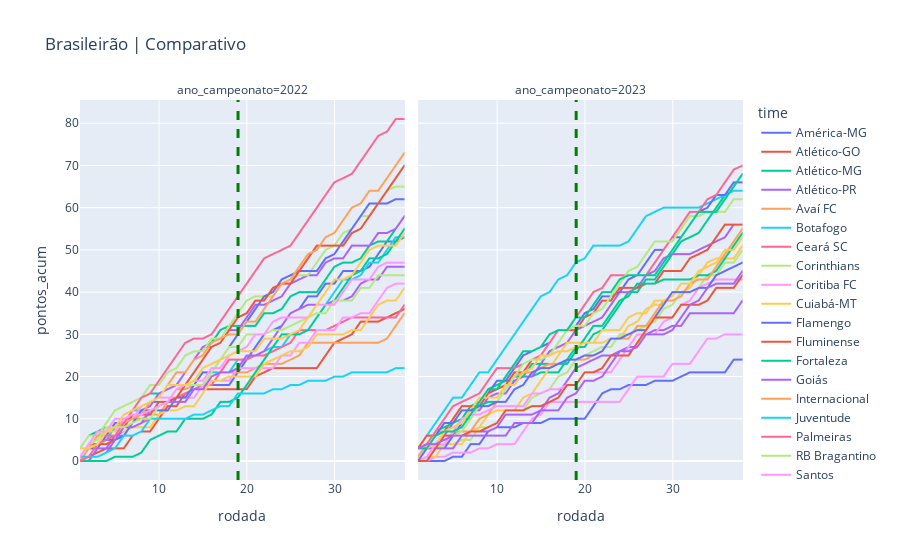

Notebook code cell kept with this figure:
### Markdown cell above
## Evolução por rodada

### Code cell
#Comparativo entre todos os times por temporada
filtro_ano1 = 2022
filtro_ano2 = 2023

plt.figure(figsize = (20,7))
df_ano = df_cumsum.loc[(df_cumsum.ano_campeonato == filtro_ano1) | (df_cumsum.ano_campeonato == filtro_ano2) ]
fig = px.line(df_ano, x ='rodada', y = 'pontos_acum', color = 'time', facet_col= 'ano_campeonato', title = f'Brasileirão | Comparativo')
fig.add_vline(x=19, line_width=3, line_dash="dash", line_color="green")

### Figure 1 — Plotly figure (JSON) as saved in the notebook; plotly's stock layout.template omitted (floating-point values rounded to 4 significant figures)
{"data": [{"hovertemplate": "time=América-MG<br>ano_campeonato=2022<br>rodada=%{x}<br>pontos_acum=%{y}<extra></extra>", "legendgroup": "América-MG", "line": {"color": "#636efa", "dash": "solid"}, "marker": {"symbol": "circle"}, "mode": "lines", "name": "América-MG", "showlegend": true, "type": "scattergl", "x": [1, 2, 3, 4, 5, 6, 7, 8, 9, 10, 11, 12, 13, 14, 15, 16, 17, 18, 19, 20, 21, 22, 23, 24, 25, 26, 27, 28, 29, 30, 31, 32, 33, 34, 35, 36, 37, 38], "xaxis": "x", "y": [0, 3, 3, 6, 9, 9, 10, 11, 14, 14, 14, 15, 15, 15, 18, 18, 18, 18, 21, 24, 27, 30, 31, 32, 35, 36, 39, 39, 42, 42, 45, 45, 45, 46, 49, 52, 52, 53], "yaxis": "y"}, {"hovertemplate": "time=América-MG<br>ano_campeonato=2023<br>rodada=%{x}<br>pontos_acum=%{y}<extra></extra>", "legendgroup": "América-MG", "line": {"color": "#636efa", "dash": "solid"}, "marker": {"symbol": "circle"}, "mode": "lines", "name": "América-MG", "showlegend": false, "type": "scattergl", "x": [1, 2, 3, 4, 5, 6, 7, 8, 9, 10, 11, 12, 13, 14, 15, 16, 17, 18, 19, 20, 21, 22, 23, 24, 25, 26, 27, 28, 29, 30, 31, 32, 33, 34, 35, 36, 37, 38], "xaxis": "x2", "y": [0, 0, 0, 0, 1, 1, 4, 4, 7, 8, 8, 8, 9, 9, 9, 10, 10, 10, 10, 10, 13, 16, 17, 17, 18, 18, 18, 19, 19, 19, 20, 21, 21, 21, 21, 21, 24, 24], "yaxis": "y2"}, {"hovertemplate": "time=Atlético-GO<br>ano_campeonato=2022<br>rodada=%{x}<br>pontos_acum=%{y}<extra></extra>", "legendgroup": "Atlético-GO", "line": {"color": "#EF553B", "dash": "solid"}, "marker": {"symbol": "circle"}, "mode": "lines", "name": "Atlético-GO", "showlegend": true, "type": "scattergl", "x": [1, 2, 3, 4, 5, 6, 7, 8, 9, 10, 11, 12, 13, 14, 15, 16, 17, 18, 19, 20, 21, 22, 23, 24, 25, 26, 27, 28, 29, 30, 31, 32, 33, 34, 35, 36, 37, 38], "xaxis": "x", "y": [1, 1, 2, 3, 3, 3, 6, 7, 7, 10, 13, 13, 16, 17, 17, 17, 17, 17, 17, 17, 20, 21, 22, 22, 22, 22, 22, 22, 25, 28, 29, 30, 33, 33, 33, 34, 35, 36], "yaxis": "y"}, {"hovertemplate": "time=Atlético-MG<br>ano_campeonato=2022<br>rodada=%{x}<br>pontos_acum=%{y}<extra></extra>", "legendgroup": "Atlético-MG", "line": {"color": "#00cc96", "dash": "solid"}, "marker": {"symbol": "circle"}, "mode": "lines", "name": "Atlético-MG", "showlegend": true, "type": "scattergl", "x": [1, 2, 3, 4, 5, 6, 7, 8, 9, 10, 11, 12, 13, 14, 15, 16, 17, 18, 19, 20, 21, 22, 23, 24, 25, 26, 27, 28, 29, 30, 31, 32, 33, 34, 35, 36, 37, 38], "xaxis": "x", "y": [3, 6, 7, 8, 8, 11, 12, 15, 16, 16, 17, 18, 21, 24, 27, 28, 31, 32, 32, 32, 32, 35, 35, 36, 39, 40, 40, 40, 43, 46, 47, 47, 48, 51, 52, 52, 55, 58], "yaxis": "y"}, {"hovertemplate": "time=Atlético-MG<br>ano_campeonato=2023<br>rodada=%{x}<br>pontos_acum=%{y}<extra></extra>", "legendgroup": "Atlético-MG", "line": {"color": "#00cc96", "dash": "solid"}, "marker": {"symbol": "circle"}, "mode": "lines", "name": "Atlético-MG", "showlegend": false, "type": "scattergl", "x": [1, 2, 3, 4, 5, 6, 7, 8, 9, 10, 11, 12, 13, 14, 15, 16, 17, 18, 19, 20, 21, 22, 23, 24, 25, 26, 27, 28, 29, 30, 31, 32, 33, 34, 35, 36, 37, 38], "xaxis": "x2", "y": [0, 1, 4, 4, 7, 10, 13, 14, 17, 18, 19, 19, 20, 20, 21, 21, 21, 24, 27, 27, 30, 31, 34, 37, 40, 40, 43, 43, 46, 49, 52, 53, 54, 57, 60, 63, 66, 66], "yaxis": "y2"}, {"hovertemplate": "time=Atlético-PR<br>ano_campeonato=2022<br>rodada=%{x}<br>pontos_acum=%{y}<extra></extra>", "legendgroup": "Atlético-PR", "line": {"color": "#ab63fa", "dash": "solid"}, "marker": {"symbol": "circle"}, "mode": "lines", "name": "Atlético-PR", "showlegend": true, "type": "scattergl", "x": [1, 2, 3, 4, 5, 6, 7, 8, 9, 10, 11, 12, 13, 14, 15, 16, 17, 18, 19, 20, 21, 22, 23, 24, 25, 26, 27, 28, 29, 30, 31, 32, 33, 34, 35, 36, 37, 38], "xaxis": "x", "y": [0, 0, 3, 3, 6, 6, 9, 12, 13, 16, 17, 18, 21, 24, 27, 27, 28, 31, 31, 34, 37, 37, 38, 39, 42, 43, 44, 44, 47, 48, 48, 51, 51, 51, 54, 54, 55, 58], "yaxis": "y"}, {"hovertemplate": "time=Atlético-PR<br>ano_campeonato=2023<br>rodada=%{x}<br>pontos_acum=%{y}<extra></extra>", "legendgroup": "Atlético-PR", "line": {"color": "#ab63fa", "dash": "solid"}, "marker": {"symbol": "circle"}, "mode": "lines", "name": "Atlético-PR", "showlegend": false, "type": "scattergl", "x": [1, 2, 3, 4, 5, 6, 7, 8, 9, 10, 11, 12, 13, 14, 15, 16, 17, 18, 19, 20, 21, 22, 23, 24, 25, 26, 27, 28, 29, 30, 31, 32, 33, 34, 35, 36, 37, 38], "xaxis": "x2", "y": [3, 3, 3, 6, 9, 12, 12, 12, 15, 16, 16, 19, 20, 20, 23, 26, 27, 28, 31, 32, 33, 34, 37, 40, 40, 41, 44, 45, 48, 49, 49, 49, 50, 51, 52, 53, 56, 56], "yaxis": "y2"}, {"hovertemplate": "time=Avaí FC<br>ano_campeonato=2022<br>rodada=%{x}<br>pontos_acum=%{y}<extra></extra>", "legendgroup": "Avaí FC", "line": {"color": "#FFA15A", "dash": "solid"}, "marker": {"symbol": "circle"}, "mode": "lines", "name": "Avaí FC", "showlegend": true, "type": "scattergl", "x": [1, 2, 3, 4, 5, 6, 7, 8, 9, 10, 11, 12, 13, 14, 15, 16, 17, 18, 19, 20, 21, 22, 23, 24, 25, 26, 27, 28, 29, 30, 31, 32, 33, 34, 35, 36, 37, 38], "xaxis": "x", "y": [3, 3, 6, 7, 10, 10, 10, 10, 11, 11, 14, 17, 17, 18, 18, 18, 21, 21, 21, 21, 22, 23, 23, 23, 24, 25, 28, 28, 28, 28, 28, 28, 28, 28, 28, 29, 32, 35], "yaxis": "y"}, {"hovertemplate": "time=Botafogo<br>ano_campeonato=2022<br>rodada=%{x}<br>pontos_acum=%{y}<extra></extra>", "legendgroup": "Botafogo", "line": {"color": "#19d3f3", "dash": "solid"}, "marker": {"symbol": "circle"}, "mode": "lines", "name": "Botafogo", "showlegend": true, "type": "scattergl", "x": [1, 2, 3, 4, 5, 6, 7, 8, 9, 10, 11, 12, 13, 14, 15, 16, 17, 18, 19, 20, 21, 22, 23, 24, 25, 26, 27, 28, 29, 30, 31, 32, 33, 34, 35, 36, 37, 38], "xaxis": "x", "y": [0, 3, 4, 5, 8, 11, 12, 12, 12, 12, 12, 15, 18, 18, 21, 21, 21, 21, 24, 24, 25, 26, 27, 27, 30, 31, 34, 37, 37, 40, 43, 43, 44, 47, 47, 50, 53, 53], "yaxis": "y"}, {"hovertemplate": "time=Botafogo<br>ano_campeonato=2023<br>rodada=%{x}<br>pontos_acum=%{y}<extra></extra>", "legendgroup": "Botafogo", "line": {"color": "#19d3f3", "dash": "solid"}, "marker": {"symbol": "circle"}, "mode": "lines", "name": "Botafogo", "showlegend": false, "type": "scattergl", "x": [1, 2, 3, 4, 5, 6, 7, 8, 9, 10, 11, 12, 13, 14, 15, 16, 17, 18, 19, 20, 21, 22, 23, 24, 25, 26, 27, 28, 29, 30, 31, 32, 33, 34, 35, 36, 37, 38], "xaxis": "x2", "y": [3, 6, 9, 12, 15, 15, 18, 21, 21, 24, 27, 30, 33, 36, 39, 40, 43, 44, 47, 48, 51, 51, 51, 51, 52, 55, 58, 59, 60, 60, 60, 60, 60, 61, 62, 63, 64, 64], "yaxis": "y2"}, {"hovertemplate": "time=Ceará SC<br>ano_campeonato=2022<br>rodada=%{x}<br>pontos_acum=%{y}<extra></extra>", "legendgroup": "Ceará SC", "line": {"color": "#FF6692", "dash": "solid"}, "marker": {"symbol": "circle"}, "mode": "lines", "name": "Ceará SC", "showlegend": true, "type": "scattergl", "x": [1, 2, 3, 4, 5, 6, 7, 8, 9, 10, 11, 12, 13, 14, 15, 16, 17, 18, 19, 20, 21, 22, 23, 24, 25, 26, 27, 28, 29, 30, 31, 32, 33, 34, 35, 36, 37, 38], "xaxis": "x", "y": [3, 3, 6, 6, 6, 7, 8, 9, 10, 13, 14, 15, 16, 17, 18, 18, 21, 24, 24, 24, 25, 25, 26, 27, 28, 31, 31, 31, 31, 32, 33, 34, 34, 34, 34, 34, 34, 37], "yaxis": "y"}, {"hovertemplate": "time=Corinthians<br>ano_campeonato=2022<br>rodada=%{x}<br>pontos_acum=%{y}<extra></extra>", "legendgroup": "Corinthians", "line": {"color": "#B6E880", "dash": "solid"}, "marker": {"symbol": "circle"}, "mode": "lines", "name": "Corinthians", "showlegend": true, "type": "scattergl", "x": [1, 2, 3, 4, 5, 6, 7, 8, 9, 10, 11, 12, 13, 14, 15, 16, 17, 18, 19, 20, 21, 22, 23, 24, 25, 26, 27, 28, 29, 30, 31, 32, 33, 34, 35, 36, 37, 38], "xaxis": "x", "y": [3, 6, 6, 9, 12, 13, 14, 15, 18, 18, 21, 22, 25, 26, 26, 29, 29, 32, 35, 38, 39, 39, 39, 42, 43, 44, 44, 47, 50, 51, 54, 55, 58, 58, 61, 64, 65, 65], "yaxis": "y"}, {"hovertemplate": "time=Corinthians<br>ano_campeonato=2023<br>rodada=%{x}<br>pontos_acum=%{y}<extra></extra>", "legendgroup": "Corinthians", "line": {"color": "#B6E880", "dash": "solid"}, "marker": {"symbol": "circle"}, "mode": "lines", "name": "Corinthians", "showlegend": false, "type": "scattergl", "x": [1, 2, 3, 4, 5, 6, 7, 8, 9, 10, 11, 12, 13, 14, 15, 16, 17, 18, 19, 20, 21, 22, 23, 24, 25, 26, 27, 28, 29, 30, 31, 32, 33, 34, 35, 36, 37, 38], "xaxis": "x2", "y": [3, 3, 3, 4, 4, 5, 5, 8, 8, 9, 12, 12, 12, 15, 16, 17, 20, 21, 24, 25, 26, 27, 27, 30, 30, 31, 32, 33, 36, 37, 40, 40, 41, 44, 44, 47, 47, 50], "yaxis": "y2"}, {"hovertemplate": "time=Coritiba FC<br>ano_campeonato=2022<br>rodada=%{x}<br>pontos_acum=%{y}<extra></extra>", "legendgroup": "Coritiba FC", "line": {"color": "#FF97FF", "dash": "solid"}, "marker": {"symbol": "circle"}, "mode": "lines", "name": "Coritiba FC", "showlegend": true, "type": "scattergl", "x": [1, 2, 3, 4, 5, 6, 7, 8, 9, 10, 11, 12, 13, 14, 15, 16, 17, 18, 19, 20, 21, 22, 23, 24, 25, 26, 27, 28, 29, 30, 31, 32, 33, 34, 35, 36, 37, 38], "xaxis": "x", "y": [3, 3, 4, 7, 7, 10, 10, 13, 14, 15, 15, 15, 15, 15, 18, 19, 19, 19, 22, 22, 22, 22, 22, 25, 25, 28, 28, 31, 31, 31, 34, 34, 35, 35, 38, 41, 42, 42], "yaxis": "y"}, {"hovertemplate": "time=Coritiba FC<br>ano_campeonato=2023<br>rodada=%{x}<br>pontos_acum=%{y}<extra></extra>", "legendgroup": "Coritiba FC", "line": {"color": "#FF97FF", "dash": "solid"}, "marker": {"symbol": "circle"}, "mode": "lines", "name": "Coritiba FC", "showlegend": false, "type": "scattergl", "x": [1, 2, 3, 4, 5, 6, 7, 8, 9, 10, 11, 12, 13, 14, 15, 16, 17, 18, 19, 20, 21, 22, 23, 24, 25, 26, 27, 28, 29, 30, 31, 32, 33, 34, 35, 36, 37, 38], "xaxis": "x2", "y": [0, 0, 1, 1, 2, 2, 2, 3, 3, 4, 4, 4, 7, 10, 11, 14, 14, 14, 14, 14, 14, 14, 14, 14, 17, 20, 20, 20, 20, 23, 23, 23, 26, 29, 29, 30, 30, 30], "yaxis": "y2"}, {"hovertemplate": "time=Cuiabá-MT<br>ano_campeonato=2022<br>rodada=%{x}<br>pontos_acum=%{y}<extra></extra>", "legendgroup": "Cuiabá-MT", "line": {"color": "#FECB52", "dash": "solid"}, "marker": {"symbol": "circle"}, "mode": "lines", "name": "Cuiabá-MT", "showlegend": true, "type": "scattergl", "x": [1, 2, 3, 4, 5, 6, 7, 8, 9, 10, 11, 12, 13, 14, 15, 16, 17, 18, 19, 20, 21, 22, 23, 24, 25, 26, 27, 28, 29, 30, 31, 32, 33, 34, 35, 36, 37, 38], "xaxis": "x", "y": [3, 3, 6, 7, 7, 7, 8, 8, 8, 11, 12, 12, 13, 13, 16, 19, 19, 20, 20, 20, 20, 23, 24, 25, 26, 26, 27, 30, 30, 30, 30, 31, 31, 34, 37, 38, 38, 41], "yaxis": "y"}, {"hovertemplate": "time=Cuiabá-MT<br>ano_campeonato=2023<br>rodada=%{x}<br>pontos_acum=%{y}<extra></extra>", "legendgroup": "Cuiabá-MT", "line": {"color": "#FECB52", "dash": "solid"}, "marker": {"symbol": "circle"}, "mode": "lines", "name": "Cuiabá-MT", "showlegend": false, "type": "scattergl", "x": [1, 2, 3, 4, 5, 6, 7, 8, 9, 10, 11, 12, 13, 14, 15, 16, 17, 18, 19, 20, 21, 22, 23, 24, 25, 26, 27, 28, 29, 30, 31, 32, 33, 34, 35, 36, 37, 38], "xaxis": "x2", "y": [0, 1, 1, 4, 4, 4, 7, 8, 11, 12, 12, 12, 15, 16, 19, 22, 25, 28, 28, 28, 28, 28, 29, 29, 32, 33, 36, 37, 37, 40, 40, 41, 44, 47, 48, 48, 48, 51], "yaxis": "y2"}, {"hovertemplate": "time=Flamengo<br>ano_campeonato=2022<br>rodada=%{x}<br>pontos_acum=%{y}<extra></extra>", "legendgroup": "Flamengo", "line": {"color": "#636efa", "dash": "solid"}, "marker": {"symbol": "circle"}, "mode": "lines", "name": "Flamengo", "showlegend": true, "type": "scattergl", "x": [1, 2, 3, 4, 5, 6, 7, 8, 9, 10, 11, 12, 13, 14, 15, 16, 17, 18, 19, 20, 21, 22, 23, 24, 25, 26, 27, 28, 29, 30, 31, 32, 33, 34, 35, 36, 37, 38], "xaxis": "x", "y": [1, 4, 4, 5, 5, 6, 9, 12, 12, 12, 12, 15, 15, 18, 21, 21, 24, 27, 30, 33, 36, 39, 40, 43, 44, 45, 45, 45, 48, 49, 52, 55, 58, 61, 61, 61, 62, 62], "yaxis": "y"}, {"hovertemplate": "time=Flamengo<br>ano_campeonato=2023<br>rodada=%{x}<br>pontos_acum=%{y}<extra></extra>", "legendgroup": "Flamengo", "line": {"color": "#636efa", "dash": "solid"}, "marker": {"symbol": "circle"}, "mode": "lines", "name": "Flamengo", "showlegend": false, "type": "scattergl", "x": [1, 2, 3, 4, 5, 6, 7, 8, 9, 10, 11, 12, 13, 14, 15, 16, 17, 18, 19, 20, 21, 22, 23, 24, 25, 26, 27, 28, 29, 30, 31, 32, 33, 34, 35, 36, 37, 38], "xaxis": "x2", "y": [3, 3, 3, 3, 6, 9, 12, 13, 16, 19, 19, 22, 25, 26, 27, 28, 31, 31, 32, 35, 36, 39, 39, 40, 43, 44, 47, 50, 50, 53, 53, 56, 59, 60, 63, 63, 66, 66], "yaxis": "y2"}, {"hovertemplate": "time=Fluminense<br>ano_campeonato=2022<br>rodada=%{x}<br>pontos_acum=%{y}<extra></extra>", "legendgroup": "Fluminense", "line": {"color": "#EF553B", "dash": "solid"}, "marker": {"symbol": "circle"}, "mode": "lines", "name": "Fluminense", "showlegend": true, "type": "scattergl", "x": [1, 2, 3, 4, 5, 6, 7, 8, 9, 10, 11, 12, 13, 14, 15, 16, 17, 18, 19, 20, 21, 22, 23, 24, 25, 26, 27, 28, 29, 30, 31, 32, 33, 34, 35, 36, 37, 38], "xaxis": "x", "y": [1, 4, 4, 4, 5, 8, 11, 11, 11, 14, 14, 15, 18, 21, 24, 27, 28, 31, 34, 35, 38, 38, 41, 42, 42, 45, 48, 51, 51, 51, 51, 54, 55, 58, 61, 64, 67, 70], "yaxis": "y"}, {"hovertemplate": "time=Fluminense<br>ano_campeonato=2023<br>rodada=%{x}<br>pontos_acum=%{y}<extra></extra>", "legendgroup": "Fluminense", "line": {"color": "#EF553B", "dash": "solid"}, "marker": {"symbol": "circle"}, "mode": "lines", "name": "Fluminense", "showlegend": false, "type": "scattergl", "x": [1, 2, 3, 4, 5, 6, 7, 8, 9, 10, 11, 12, 13, 14, 15, 16, 17, 18, 19, 20, 21, 22, 23, 24, 25, 26, 27, 28, 29, 30, 31, 32, 33, 34, 35, 36, 37, 38], "xaxis": "x2", "y": [3, 6, 6, 7, 10, 13, 13, 13, 16, 17, 18, 21, 21, 24, 25, 25, 28, 31, 31, 34, 35, 38, 38, 41, 41, 41, 42, 42, 45, 45, 45, 48, 49, 50, 53, 56, 56, 56], "yaxis": "y2"}, {"hovertemplate": "time=Fortaleza<br>ano_campeonato=2022<br>rodada=%{x}<br>pontos_acum=%{y}<extra></extra>", "legendgroup": "Fortaleza", "line": {"color": "#00cc96", "dash": "solid"}, "marker": {"symbol": "circle"}, "mode": "lines", "name": "Fortaleza", "showlegend": true, "type": "scattergl", "x": [1, 2, 3, 4, 5, 6, 7, 8, 9, 10, 11, 12, 13, 14, 15, 16, 17, 18, 19, 20, 21, 22, 23, 24, 25, 26, 27, 28, 29, 30, 31, 32, 33, 34, 35, 36, 37, 38], "xaxis": "x", "y": [0, 0, 0, 0, 1, 1, 1, 2, 5, 6, 7, 7, 10, 10, 10, 11, 14, 14, 15, 18, 21, 24, 27, 30, 30, 30, 31, 34, 37, 38, 41, 44, 45, 48, 48, 49, 52, 55], "yaxis": "y"}, {"hovertemplate": "time=Fortaleza<br>ano_campeonato=2023<br>rodada=%{x}<br>pontos_acum=%{y}<extra></extra>", "legendgroup": "Fortaleza", "line": {"color": "#00cc96", "dash": "solid"}, "marker": {"symbol": "circle"}, "mode": "lines", "name": "Fortaleza", "showlegend": false, "type": "scattergl", "x": [1, 2, 3, 4, 5, 6, 7, 8, 9, 10, 11, 12, 13, 14, 15, 16, 17, 18, 19, 20, 21, 22, 23, 24, 25, 26, 27, 28, 29, 30, 31, 32, 33, 34, 35, 36, 37, 38], "xaxis": "x2", "y": [1, 4, 7, 8, 9, 10, 10, 13, 14, 14, 17, 20, 20, 23, 23, 23, 23, 23, 26, 29, 32, 32, 35, 38, 39, 42, 42, 42, 43, 43, 43, 43, 44, 44, 45, 48, 51, 54], "yaxis": "y2"}, {"hovertemplate": "time=Goiás<br>ano_campeonato=2022<br>rodada=%{x}<br>pontos_acum=%{y}<extra></extra>", "legendgroup": "Goiás", "line": {"color": "#ab63fa", "dash": "solid"}, "marker": {"symbol": "circle"}, "mode": "lines", "name": "Goiás", "showlegend": true, "type": "scattergl", "x": [1, 2, 3, 4, 5, 6, 7, 8, 9, 10, 11, 12, 13, 14, 15, 16, 17, 18, 19, 20, 21, 22, 23, 24, 25, 26, 27, 28, 29, 30, 31, 32, 33, 34, 35, 36, 37, 38], "xaxis": "x", "y": [0, 1, 1, 2, 5, 8, 8, 9, 12, 13, 14, 14, 14, 17, 17, 20, 21, 21, 22, 25, 25, 26, 29, 32, 35, 36, 37, 37, 37, 38, 38, 39, 42, 43, 43, 46, 46, 46], "yaxis": "y"}, {"hovertemplate": "time=Goiás<br>ano_campeonato=2023<br>rodada=%{x}<br>pontos_acum=%{y}<extra></extra>", "legendgroup": "Goiás", "line": {"color": "#ab63fa", "dash": "solid"}, "marker": {"symbol": "circle"}, "mode": "lines", "name": "Goiás", "showlegend": false, "type": "scattergl", "x": [1, 2, 3, 4, 5, 6, 7, 8, 9, 10, 11, 12, 13, 14, 15, 16, 17, 18, 19, 20, 21, 22, 23, 24, 25, 26, 27, 28, 29, 30, 31, 32, 33, 34, 35, 36, 37, 38], "xaxis": "x2", "y": [0, 3, 3, 3, 3, 6, 7, 7, 7, 8, 11, 11, 11, 11, 12, 15, 16, 19, 22, 23, 24, 25, 25, 26, 27, 27, 30, 31, 31, 32, 32, 35, 35, 35, 35, 35, 35, 38], "yaxis": "y2"}, {"hovertemplate": "time=Internacional<br>ano_campeonato=2022<br>rodada=%{x}<br>pontos_acum=%{y}<extra></extra>", "legendgroup": "Internacional", "line": {"color": "#FFA15A", "dash": "solid"}, "marker": {"symbol": "circle"}, "mode": "lines", "name": "Internacional", "showlegend": true, "type": "scattergl", "x": [1, 2, 3, 4, 5, 6, 7, 8, 9, 10, 11, 12, 13, 14, 15, 16, 17, 18, 19, 20, 21, 22, 23, 24, 25, 26, 27, 28, 29, 30, 31, 32, 33, 34, 35, 36, 37, 38], "xaxis": "x", "y": [0, 3, 6, 7, 8, 9, 10, 11, 14, 15, 18, 21, 21, 24, 25, 28, 29, 30, 30, 33, 33, 36, 39, 42, 43, 46, 49, 50, 53, 54, 57, 60, 61, 64, 64, 67, 70, 73], "yaxis": "y"}, {"hovertemplate": "time=Internacional<br>ano_campeonato=2023<br>rodada=%{x}<br>pontos_acum=%{y}<extra></extra>", "legendgroup": "Internacional", "line": {"color": "#FFA15A", "dash": "solid"}, "marker": {"symbol": "circle"}, "mode": "lines", "name": "Internacional", "showlegend": false, "type": "scattergl", "x": [1, 2, 3, 4, 5, 6, 7, 8, 9, 10, 11, 12, 13, 14, 15, 16, 17, 18, 19, 20, 21, 22, 23, 24, 25, 26, 27, 28, 29, 30, 31, 32, 33, 34, 35, 36, 37, 38], "xaxis": "x2", "y": [1, 4, 7, 7, 7, 7, 7, 10, 11, 14, 17, 20, 21, 21, 22, 23, 23, 24, 24, 24, 25, 26, 29, 29, 29, 32, 32, 35, 38, 38, 39, 42, 43, 43, 46, 49, 52, 55], "yaxis": "y2"}, {"hovertemplate": "time=Juventude<br>ano_campeonato=2022<br>rodada=%{x}<br>pontos_acum=%{y}<extra></extra>", "legendgroup": "Juventude", "line": {"color": "#19d3f3", "dash": "solid"}, "marker": {"symbol": "circle"}, "mode": "lines", "name": "Juventude", "showlegend": true, "type": "scattergl", "x": [1, 2, 3, 4, 5, 6, 7, 8, 9, 10, 11, 12, 13, 14, 15, 16, 17, 18, 19, 20, 21, 22, 23, 24, 25, 26, 27, 28, 29, 30, 31, 32, 33, 34, 35, 36, 37, 38], "xaxis": "x", "y": [1, 1, 1, 2, 3, 6, 6, 7, 10, 10, 10, 10, 10, 11, 11, 12, 13, 13, 16, 16, 16, 16, 17, 17, 18, 18, 19, 19, 19, 20, 20, 21, 21, 21, 21, 21, 22, 22], "yaxis": "y"}, {"hovertemplate": "time=Palmeiras<br>ano_campeonato=2022<br>rodada=%{x}<br>pontos_acum=%{y}<extra></extra>", "legendgroup": "Palmeiras", "line": {"color": "#FF6692", "dash": "solid"}, "marker": {"symbol": "circle"}, "mode": "lines", "name": "Palmeiras", "showlegend": true, "type": "scattergl", "x": [1, 2, 3, 4, 5, 6, 7, 8, 9, 10, 11, 12, 13, 14, 15, 16, 17, 18, 19, 20, 21, 22, 23, 24, 25, 26, 27, 28, 29, 30, 31, 32, 33, 34, 35, 36, 37, 38], "xaxis": "x", "y": [0, 1, 4, 5, 6, 9, 12, 15, 16, 19, 22, 25, 28, 29, 29, 30, 33, 36, 39, 42, 45, 48, 49, 50, 51, 54, 57, 60, 63, 66, 67, 68, 71, 74, 77, 78, 81, 81], "yaxis": "y"}, {"hovertemplate": "time=Palmeiras<br>ano_campeonato=2023<br>rodada=%{x}<br>pontos_acum=%{y}<extra></extra>", "legendgroup": "Palmeiras", "line": {"color": "#FF6692", "dash": "solid"}, "marker": {"symbol": "circle"}, "mode": "lines", "name": "Palmeiras", "showlegend": false, "type": "scattergl", "x": [1, 2, 3, 4, 5, 6, 7, 8, 9, 10, 11, 12, 13, 14, 15, 16, 17, 18, 19, 20, 21, 22, 23, 24, 25, 26, 27, 28, 29, 30, 31, 32, 33, 34, 35, 36, 37, 38], "xaxis": "x2", "y": [3, 4, 7, 10, 13, 14, 15, 16, 19, 22, 22, 22, 23, 24, 25, 28, 31, 31, 34, 37, 40, 41, 44, 44, 44, 44, 44, 47, 50, 53, 56, 59, 59, 62, 63, 66, 69, 70], "yaxis": "y2"}, {"hovertemplate": "time=RB Bragantino<br>ano_campeonato=2022<br>rodada=%{x}<br>pontos_acum=%{y}<extra></extra>", "legendgroup": "RB Bragantino", "line": {"color": "#B6E880", "dash": "solid"}, "marker": {"symbol": "circle"}, "mode": "lines", "name": "RB Bragantino", "showlegend": true, "type": "scattergl", "x": [1, 2, 3, 4, 5, 6, 7, 8, 9, 10, 11, 12, 13, 14, 15, 16, 17, 18, 19, 20, 21, 22, 23, 24, 25, 26, 27, 28, 29, 30, 31, 32, 33, 34, 35, 36, 37, 38], "xaxis": "x", "y": [1, 4, 5, 8, 8, 8, 9, 10, 10, 13, 14, 17, 18, 18, 18, 21, 24, 27, 27, 30, 30, 30, 31, 31, 32, 33, 34, 35, 35, 38, 38, 38, 41, 41, 44, 44, 44, 44], "yaxis": "y"}, {"hovertemplate": "time=RB Bragantino<br>ano_campeonato=2023<br>rodada=%{x}<br>pontos_acum=%{y}<extra></extra>", "legendgroup": "RB Bragantino", "line": {"color": "#B6E880", "dash": "solid"}, "marker": {"symbol": "circle"}, "mode": "lines", "name": "RB Bragantino", "showlegend": false, "type": "scattergl", "x": [1, 2, 3, 4, 5, 6, 7, 8, 9, 10, 11, 12, 13, 14, 15, 16, 17, 18, 19, 20, 21, 22, 23, 24, 25, 26, 27, 28, 29, 30, 31, 32, 33, 34, 35, 36, 37, 38], "xaxis": "x2", "y": [3, 4, 4, 5, 6, 7, 10, 13, 13, 14, 17, 20, 23, 24, 24, 25, 28, 31, 32, 32, 35, 36, 39, 42, 45, 46, 49, 52, 52, 52, 55, 58, 58, 59, 59, 59, 62, 62], "yaxis": "y2"}, {"hovertemplate": "time=Santos<br>ano_campeonato=2022<br>rodada=%{x}<br>pontos_acum=%{y}<extra></extra>", "legendgroup": "Santos", "line": {"color": "#FF97FF", "dash": "solid"}, "marker": {"symbol": "circle"}, "mode": "lines", "name": "Santos", "showlegend": true, "type": "scattergl", "x": [1, 2, 3, 4, 5, 6, 7, 8, 9, 10, 11, 12, 13, 14, 15, 16, 17, 18, 19, 20, 21, 22, 23, 24, 25, 26, 27, 28, 29, 30, 31, 32, 33, 34, 35, 36, 37, 38], "xaxis": "x", "y": [1, 4, 7, 7, 10, 10, 11, 11, 12, 13, 14, 17, 18, 19, 19, 22, 22, 25, 26, 27, 30, 30, 33, 34, 34, 34, 34, 37, 37, 37, 40, 43, 43, 43, 46, 47, 47, 47], "yaxis": "y"}, {"hovertemplate": "time=Santos<br>ano_campeonato=2023<br>rodada=%{x}<br>pontos_acum=%{y}<extra></extra>", "legendgroup": "Santos", "line": {"color": "#FF97FF", "dash": "solid"}, "marker": {"symbol": "circle"}, "mode": "lines", "name": "Santos", "showlegend": false, "type": "scattergl", "x": [1, 2, 3, 4, 5, 6, 7, 8, 9, 10, 11, 12, 13, 14, 15, 16, 17, 18, 19, 20, 21, 22, 23, 24, 25, 26, 27, 28, 29, 30, 31, 32, 33, 34, 35, 36, 37, 38], "xaxis": "x2", "y": [0, 1, 4, 4, 7, 10, 11, 11, 12, 13, 13, 13, 13, 16, 16, 17, 17, 18, 18, 21, 21, 21, 21, 24, 27, 30, 30, 30, 33, 34, 37, 38, 41, 42, 43, 43, 43, 43], "yaxis": "y2"}, {"hovertemplate": "time=São Paulo<br>ano_campeonato=2022<br>rodada=%{x}<br>pontos_acum=%{y}<extra></extra>", "legendgroup": "São Paulo", "line": {"color": "#FECB52", "dash": "solid"}, "marker": {"symbol": "circle"}, "mode": "lines", "name": "São Paulo", "showlegend": true, "type": "scattergl", "x": [1, 2, 3, 4, 5, 6, 7, 8, 9, 10, 11, 12, 13, 14, 15, 16, 17, 18, 19, 20, 21, 22, 23, 24, 25, 26, 27, 28, 29, 30, 31, 32, 33, 34, 35, 36, 37, 38], "xaxis": "x", "y": [3, 3, 4, 7, 8, 11, 12, 13, 14, 15, 18, 18, 18, 19, 22, 23, 24, 25, 26, 26, 26, 29, 29, 29, 30, 31, 34, 37, 40, 43, 43, 44, 47, 50, 51, 51, 51, 54], "yaxis": "y"}, {"hovertemplate": "time=São Paulo<br>ano_campeonato=2023<br>rodada=%{x}<br>pontos_acum=%{y}<extra></extra>", "legendgroup": "São Paulo", "line": {"color": "#FECB52", "dash": "solid"}, "marker": {"symbol": "circle"}, "mode": "lines", "name": "São Paulo", "showlegend": false, "type": "scattergl", "x": [1, 2, 3, 4, 5, 6, 7, 8, 9, 10, 11, 12, 13, 14, 15, 16, 17, 18, 19, 20, 21, 22, 23, 24, 25, 26, 27, 28, 29, 30, 31, 32, 33, 34, 35, 36, 37, 38], "xaxis": "x2", "y": [0, 3, 4, 7, 8, 9, 12, 15, 15, 15, 18, 18, 21, 22, 25, 25, 26, 26, 27, 28, 28, 31, 31, 31, 34, 35, 35, 38, 38, 39, 42, 42, 45, 46, 47, 50, 50, 53], "yaxis": "y2"}, {"hovertemplate": "time=Cruzeiro<br>ano_campeonato=2023<br>rodada=%{x}<br>pontos_acum=%{y}<extra></extra>", "legendgroup": "Cruzeiro", "line": {"color": "#636efa", "dash": "solid"}, "marker": {"symbol": "circle"}, "mode": "lines", "name": "Cruzeiro", "showlegend": true, "type": "scattergl", "x": [1, 2, 3, 4, 5, 6, 7, 8, 9, 10, 11, 12, 13, 14, 15, 16, 17, 18, 19, 20, 21, 22, 23, 24, 25, 26, 27, 28, 29, 30, 31, 32, 33, 34, 35, 36, 37, 38], "xaxis": "x2", "y": [0, 3, 6, 9, 9, 12, 12, 13, 13, 14, 14, 17, 18, 21, 22, 22, 23, 24, 24, 25, 25, 26, 29, 29, 30, 31, 31, 34, 37, 40, 40, 40, 41, 41, 44, 45, 46, 47], "yaxis": "y2"}, {"hovertemplate": "time=EC Bahia<br>ano_campeonato=2023<br>rodada=%{x}<br>pontos_acum=%{y}<extra></extra>", "legendgroup": "EC Bahia", "line": {"color": "#EF553B", "dash": "solid"}, "marker": {"symbol": "circle"}, "mode": "lines", "name": "EC Bahia", "showlegend": true, "type": "scattergl", "x": [1, 2, 3, 4, 5, 6, 7, 8, 9, 10, 11, 12, 13, 14, 15, 16, 17, 18, 19, 20, 21, 22, 23, 24, 25, 26, 27, 28, 29, 30, 31, 32, 33, 34, 35, 36, 37, 38], "xaxis": "x2", "y": [0, 0, 3, 6, 6, 6, 7, 7, 8, 9, 12, 12, 12, 13, 13, 14, 15, 18, 18, 21, 21, 22, 25, 25, 25, 28, 31, 34, 34, 34, 37, 37, 37, 38, 41, 41, 41, 44], "yaxis": "y2"}, {"hovertemplate": "time=Grêmio<br>ano_campeonato=2023<br>rodada=%{x}<br>pontos_acum=%{y}<extra></extra>", "legendgroup": "Grêmio", "line": {"color": "#00cc96", "dash": "solid"}, "marker": {"symbol": "circle"}, "mode": "lines", "name": "Grêmio", "showlegend": true, "type": "scattergl", "x": [1, 2, 3, 4, 5, 6, 7, 8, 9, 10, 11, 12, 13, 14, 15, 16, 17, 18, 19, 20, 21, 22, 23, 24, 25, 26, 27, 28, 29, 30, 31, 32, 33, 34, 35, 36, 37, 38], "xaxis": "x2", "y": [3, 3, 6, 7, 7, 8, 11, 14, 17, 17, 20, 23, 26, 26, 27, 30, 31, 31, 34, 34, 37, 40, 40, 43, 44, 44, 44, 44, 47, 50, 53, 56, 59, 59, 59, 62, 65, 68], "yaxis": "y2"}, {"hovertemplate": "time=Vasco da Gama<br>ano_campeonato=2023<br>rodada=%{x}<br>pontos_acum=%{y}<extra></extra>", "legendgroup": "Vasco da Gama", "line": {"color": "#ab63fa", "dash": "solid"}, "marker": {"symbol": "circle"}, "mode": "lines", "name": "Vasco da Gama", "showlegend": true, "type": "scattergl", "x": [1, 2, 3, 4, 5, 6, 7, 8, 9, 10, 11, 12, 13, 14, 15, 16, 17, 18, 19, 20, 21, 22, 23, 24, 25, 26, 27, 28, 29, 30, 31, 32, 33, 34, 35, 36, 37, 38], "xaxis": "x2", "y": [3, 4, 4, 5, 6, 6, 6, 6, 6, 6, 6, 9, 9, 9, 12, 12, 12, 15, 16, 19, 19, 20, 23, 26, 26, 27, 30, 30, 30, 31, 34, 37, 38, 41, 42, 42, 42, 45], "yaxis": "y2"}], "layout": {"annotations": [{"showarrow": false, "text": "ano_campeonato=2022", "x": 0.245, "xanchor": "center", "xref": "paper", "y": 1, "yanchor": "bottom", "yref": "paper"}, {"showarrow": false, "text": "ano_campeonato=2023", "x": 0.755, "xanchor": "center", "xref": "paper", "y": 1, "yanchor": "bottom", "yref": "paper"}], "legend": {"title": {"text": "time"}, "tracegroupgap": 0}, "shapes": [{"line": {"color": "green", "dash": "dash", "width": 3}, "type": "line", "x0": 19, "x1": 19, "xref": "x", "y0": 0, "y1": 1, "yref": "y domain"}, {"line": {"color": "green", "dash": "dash", "width": 3}, "type": "line", "x0": 19, "x1": 19, "xref": "x2", "y0": 0, "y1": 1, "yref": "y2 domain"}], "title": {"text": "Brasileirão | Comparativo"}, "xaxis": {"anchor": "y", "domain": [0, 0.49], "title": {"text": "rodada"}}, "xaxis2": {"anchor": "y2", "domain": [0.51, 1], "matches": "x", "title": {"text": "rodada"}}, "yaxis": {"anchor": "x", "domain": [0, 1], "title": {"text": "pontos_acum"}}, "yaxis2": {"anchor": "x2", "domain": [0, 1], "matches": "y", "showticklabels": false}}}
